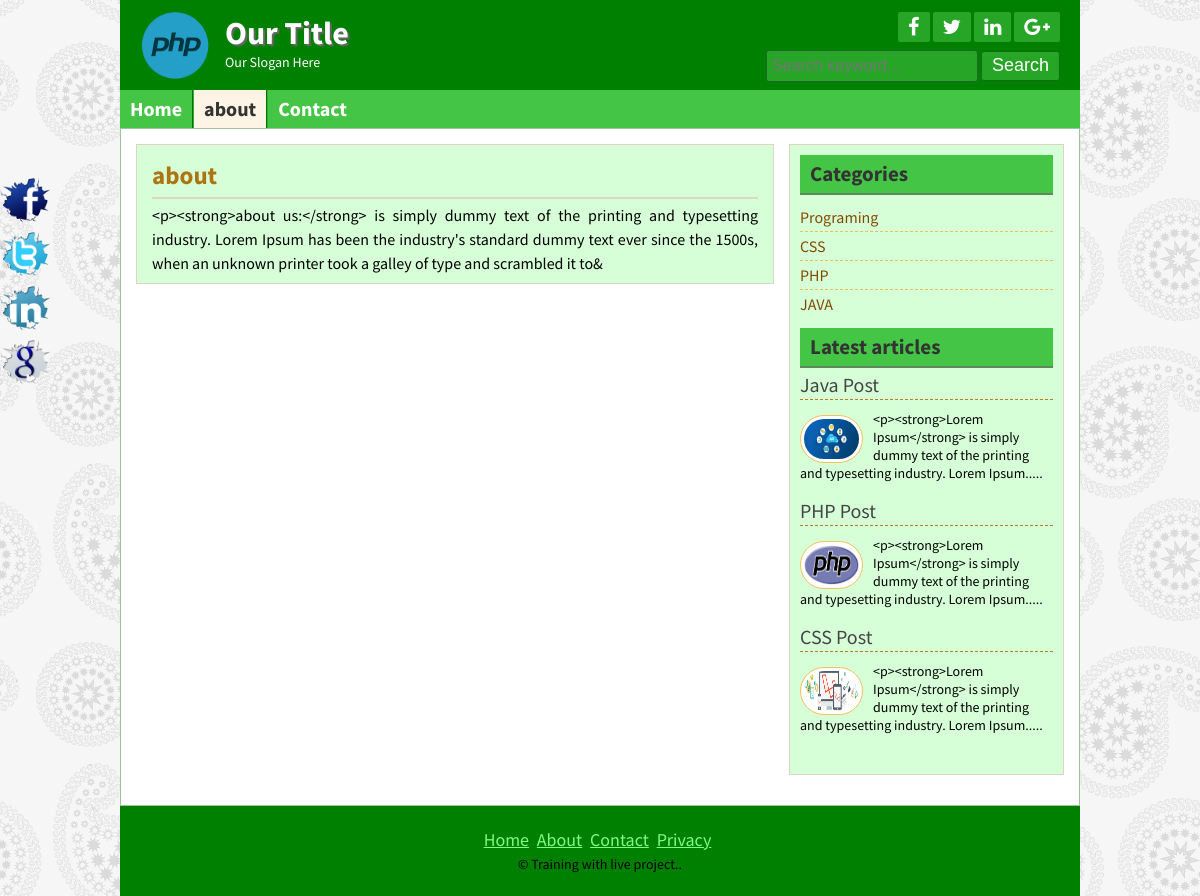
The app's page /page.php?pageid=2 with its own data.
### tables this page shows
CREATE TABLE `title_slogan` (
  `id` int(11) NOT NULL,
  `title` varchar(255) NOT NULL,
  `slogan` varchar(255) NOT NULL,
  `logo` varchar(255) NOT NULL
);

CREATE TABLE `tbl_social` (
  `id` int(11) NOT NULL,
  `fb` varchar(255) NOT NULL,
  `tw` varchar(255) NOT NULL,
  `ln` varchar(255) NOT NULL,
  `gp` varchar(255) NOT NULL
);

CREATE TABLE `tbl_page` (
  `id` int(11) NOT NULL,
  `name` varchar(255) NOT NULL,
  `body` varchar(255) NOT NULL
);

CREATE TABLE `tbl_category` (
  `id` int(11) NOT NULL,
  `name` varchar(255) NOT NULL
);

CREATE TABLE `tbl_post` (
  `id` int(11) NOT NULL,
  `cat` int(11) NOT NULL,
  `title` varchar(255) NOT NULL,
  `body` text NOT NULL,
  `image` varchar(255) NOT NULL,
  `tags` varchar(55) NOT NULL,
  `author` varchar(55) NOT NULL,
  `userid` int(11) NOT NULL,
  `date` timestamp NOT NULL DEFAULT CURRENT_TIMESTAMP ON UPDATE CURRENT_TIMESTAMP
);

CREATE TABLE `tbl_footer` (
  `id` int(11) NOT NULL,
  `name` varchar(255) NOT NULL
);

### lib/Database.php (called while the page is built, shortened)
<?php
Class Database{
	public $host   = DB_HOST;
	public $user   = DB_USER;
	public $pass   = DB_PASS;
	public $dbname = DB_NAME;
	public $link;
	private function connectDB(){
	$this->link = new mysqli($this->host, $this->user, $this->pass, $this->dbname);
 }
	public function select($query){
		$result = $this->link->query($query) or die($this->link->error.__LINE__);
		if($result->num_rows > 0){
			return $result;
		} else {
			return false;
		}
	}
}

### helpers/Format.php (called while the page is built, shortened)
    <?php
    class Format{
     public function textShorten($text, $limit = 400){
      $text = $text. " ";
      $text = substr($text, 0, $limit);
      $text = substr($text, 0, strrpos($text, ' '));
      $text = $text.".....";
      return $text;
     }
    }
?>

### page.php (the view)
<?php include"inc/header.php";?>
<?php
    if(!isset($_GET['pageid']) || $_GET['pageid'] == NULL){
        header("Location: 404.php");
    }
    else{
        $id = $_GET['pageid'];
    }
?>
<?php
$query = "SELECT * FROM tbl_page WHERE id = '$id'";
$page = $db->select($query);
if($page){
    while($result = $page->fetch_assoc()){
?>
	<div class="contentsection contemplete clear">
		<div class="maincontent clear">
			<div class="about">
				<h2><?php echo $result['name'];?></h2>
				<?php echo $result['body'];?>
			</div>
		</div>
		<?php include"inc/sidebar.php";?>
	</div>
	<?php }}?>
 <?php include"inc/footer.php";?>

### inc/header.php (shortened to what this page needs)
<?php include"lib/Database.php";?>
<?php include"helpers/Format.php";?>
<?php
	$db = new Database();
    $fm = new Format();
?>
<!DOCTYPE html>
<html>
<head>
	<?php include"scripts/css.php";?>
</head>
<body>
	<div class="headersection templete clear">
		<?php
            $query = "SELECT * FROM title_slogan WHERE id = '1'";
            $getdata = $db->select($query);
            if($getdata){
                while($result = $getdata->fetch_assoc()){
        ?>
		<a href="#">
			<div class="logo">
				<img src="admin/<?php echo $result['logo'];?>" alt="Logo"/>
				<h2><?php echo $result['title'];?></h2>
				<p><?php echo $result['slogan'];?></p>
			</div>
		</a>
		<?php } }?>
		<div class="social clear">
			 <?php
                    $query = "SELECT * FROM tbl_social WHERE id = '1'";
		            $socialdata = $db->select($query);
		            if($socialdata){
		                while($result = $socialdata->fetch_assoc()){
              ?>
			<div class="icon clear">
				<a href="<?php echo $result['fb'];?>" target="_blank"><i class="fa fa-facebook"></i></a>
				<a href="<?php echo $result['tw'];?>" target="_blank"><i class="fa fa-twitter"></i></a>
				<a href="<?php echo $result['ln'];?>" target="_blank"><i class="fa fa-linkedin"></i></a>
				<a href="<?php echo $result['gp'];?>" target="_blank"><i class="fa fa-google-plus"></i></a>
			</div>
			<?php }}?>
			<div class="searchbtn clear">
			<form action="search.php" method="get">
				<input type="text" name="search" placeholder="Search keyword..."/>
				<input type="submit" name="submit" value="Search"/>
			</form>
			</div>
		</div>
	</div>
<div class="navsection templete">
	<?php
		$path = $_SERVER['SCRIPT_FILENAME'];
        $currentpage = basename($path, '.php');
	?>
	<ul>
		<li><a
			<?php
				if($currentpage == 'index'){ echo 'id="active"';}
			?>
		 href="index.php">Home</a></li>
		<?php
            $query = "SELECT * FROM tbl_page";
            $page = $db->select($query);
            if($page){
                while($result = $page->fetch_assoc()){
        ?>
		<li><a
			<?php
				if(isset($_GET['pageid']) && $_GET['pageid'] == $result['id']){
						echo 'id="active"';
				 }
			?>
			href="page.php?pageid=<?php echo $result['id'];?>"><?php echo $result['name'];?></a></li>
		<?php } }?>
		<li><a
			<?php
				if($currentpage == 'contact'){ echo 'id="active"';}
			?>
			href="contact.php">Contact</a></li>
	</ul>
</div>

### inc/sidebar.php
<div class="sidebar clear">
			<div class="samesidebar clear">
				<h2>Categories</h2>
					<ul>
						<?php
					       $query = "SELECT * FROM tbl_category";
					       $category = $db->select($query);
					       if($category){
						   while($result = $category->fetch_assoc()){
				         ?>
						   <li><a href="posts.php?category=<?php echo $result['id'];?>"><?php echo $result['name'];?></a></li>
						<?php } }else{ header("Location:404.php"); }?>
					</ul>
			</div>
			<div class="samesidebar clear">
				<h2>Latest articles</h2>
					<?php
					  $query = "SELECT * FROM tbl_post LIMIT 3";
					  $post = $db->select($query);
					  if($post){
						while($result = $post->fetch_assoc()){
				     ?>
					<div class="popular clear">
						<h3><a href="post.php?id=<?php echo $result['id'];?>"><?php echo $result['title'];?></a></h3>
						<a href="post.php?id=<?php echo $result['id'];?>"><img src="admin/<?php echo $result['image'];?>" alt="post image"/></a>
						<?php echo $fm->textShorten($result['body'],125);?>
					</div>
				    <?php } }else{ header("Location:404.php"); }?>
			</div>
</div>

### inc/footer.php (shortened to what this page needs)
<div class="footersection templete clear">
	  <div class="footermenu clear">
		<ul>
			<li><a href="#">Home</a></li>
			<li><a href="#">About</a></li>
			<li><a href="#">Contact</a></li>
			<li><a href="#">Privacy</a></li>
		</ul>
	  </div>
	   <?php
            $query = "SELECT * FROM tbl_footer WHERE id = '1'";
            $copyright = $db->select($query);
            if($copyright){
                while($result = $copyright->fetch_assoc()){
        ?>
	        <p>&copy; <?php echo $result['name'];?>.</p>
       <?php } }?>
	</div>
	 <?php
        $query = "SELECT * FROM tbl_social WHERE id = '1'";
        $socialdata = $db->select($query);
        if($socialdata){
            while($result = $socialdata->fetch_assoc()){
      ?>
	<div class="fixedicon clear">
		<a href="<?php echo $result['fb'];?>"><img src="images/fb.png" alt="Facebook"/></a>
		<a href="<?php echo $result['tw'];?>"><img src="images/tw.png" alt="Twitter"/></a>
		<a href="<?php echo $result['ln'];?>"><img src="images/in.png" alt="LinkedIn"/></a>
		<a href="<?php echo $result['gp'];?>"><img src="images/gl.png" alt="GooglePlus"/></a>
	</div>
	<?php } }?>
</body>
</html>

### style.css (style rules this page uses)
* { margin:0;padding:0;outline:0 }
body { font-family: 'Source Sans Pro', sans-serif;font-size:14px;line-height:18px;color:#000;background:url(images/bg.png)repeat fixed 0 0 #fff; }
.templete { width:960px;margin:0 auto; }
.contemplete { margin: 0 auto; width: 928px; }
.clear { overflow:hidden; }
input[type="text"], input[type="email"] { border: 1px solid #cfc5b6; border-radius: 3px; margin-bottom: 5px; padding: 5px; width: 300px; }
input[type="submit"] { background: #b7801c none repeat scroll 0 0; border: 1px solid #e6af4b; color: #fff; cursor: pointer; font-size: 20px; padding: 1px 10px; }
.headersection { background: #ca932f none repeat scroll 0 0; color: #fff; }
.logo { float: left; width: 580px; }
.logo img { float: left; margin-right: 15px; padding-bottom: 10px; padding-left: 20px; padding-top: 10px; width: 70px; }
.logo h2 { color: #fff; font-size: 32px; margin-bottom: 11px; margin-top: 24px; text-shadow: 2px 2px 0 #666; }
.logo p { color:#fff; }
.social { float: right; margin-right: 20px; margin-top: 12px; text-align: right; width: 360px; }
.icon { float: right; }
.icon a { background: #a56e0a none repeat scroll 0 0; border-radius: 2px; color: #fff; display: block; float: left; font-size: 20px; margin-left: 3px; padding: 5px 10px; }
.searchbtn { float: right; margin-top: 8px; }
.searchbtn input[type="text"] { border: 1px solid #A56E0A; width: 200px; background: #FFE07C; font-size: 16px; height: 20px; }
.searchbtn input[type="submit"] { border: 1px solid #9d6602; border-radius: 3px; font-size: 18px; height: 30px; padding-left: 10px; padding-right: 10px; padding-top: 0; cursor: pointer; }
.navsection { background: none repeat scroll 0 0 #e6af4b; min-height: 38px; }
.navsection ul { margin:0;padding:0;list-style:none; }
.navsection ul li { border-left: 1px solid #fdc662; border-right: 1px solid #c18a26; display: block; float: left; position:relative; }
.navsection ul li:first-child { border-left: 0px solid #fdc662; }
.navsection ul li:last-child { border-right: 0px solid #c18a26; }
.navsection ul li a { color: #fff; display: block; font-size: 20px; font-weight: bold; padding: 10px; text-decoration: none; }
.navsection ul li a:hover, #active { background:#FEF4E5;color:#333; }
.contentsection { background: #ffffff none repeat scroll 0 0; border: 1px solid #ca932f; padding: 15px; }
.maincontent { background: #fef4e5 none repeat scroll 0 0; border: 1px solid #ded4c5; float: left; margin: 0 15px 15px 0; padding: 8px 15px; width: 606px; }
.about { font-size: 16px; line-height: 24px; text-align: justify; }
.samepost h2, .about h2 { border-bottom: 2px solid #e0d6c7; color: #ac7511; font-size: 25px; margin-bottom: 4px; padding: 10px 10px 10px 0; }
.sidebar { background: #fef4e5 none repeat scroll 0 0; border: 1px solid #ded4c5; float: right; margin-bottom: 15px; margin-top: 0; padding: 10px; width: 253px; }
.samesidebar { margin-bottom: 10px; }
.samesidebar h2 { background: #e6af4b none repeat scroll 0 0; border-bottom: 2px solid #b7801c; color: #333; margin-bottom: 8px; padding: 10px; }
.samesidebar ul { padding:0;margin:0;list-style:none; }
.samesidebar ul li { border-bottom: 1px dashed #e9c05c; font-size: 16px; padding: 5px 8px 5px 0; }
.samesidebar ul li:last-child { border-bottom: 0px dashed #e9c05c; }
.samesidebar ul li a { color: #814a00; text-decoration: none; }
.popular { margin-bottom: 20px; }
.popular h3 { border-bottom: 1px dashed #b7801c; font-size: 20px; font-weight: normal; margin-bottom: 10px; padding-bottom: 5px; }
.popular h3 a { text-decoration:none;color:#444 }
.popular img { background: #fff none repeat scroll 0 0; border: 1px solid #f6bf5b; border-radius: 30px; float: left; height: 40px; margin-right: 10px; margin-top: 5px; padding: 3px; width: 55px; }
.footersection { height:90px;background:#B7801C;text-align:center }
.footermenu { margin-top: 25px; margin-bottom: 5px; }
.footermenu ul { padding:0;margin:0;list-style:none;text-align:center; }
.footermenu ul li { display:inline-block; }
.footermenu ul li a { color: #E6AF4B; font-size: 18px; margin-right: 5px; }
.fixedicon { left: 0; position: fixed; top: 175px; width: 60px; }
.fixedicon img { width: 50px; }

### records on screen
title_slogan: logo (picture), title "Our Title", slogan "Our Slogan Here"
tbl_page: name "about", body "<p><strong>about us:</strong> is simply dummy text of the printing and typesetting industry. Lorem Ipsum has been the industry's standard dummy text ever since the 1500s, when an unknown printer took a galley of type and scrambled it to&"
tbl_category: name "Programing"
tbl_category: name "CSS"
tbl_category: name "PHP"
tbl_category: name "JAVA"
tbl_post: title "Java Post", image (picture), body "<p><strong>Lorem Ipsum</strong> is simply dummy text of the printing and typesetting industry. Lorem Ipsum....."
tbl_post: title "PHP Post", image (picture), body "<p><strong>Lorem Ipsum</strong> is simply dummy text of the printing and typesetting industry. Lorem Ipsum....."
tbl_post: title "CSS Post", image (picture), body "<p><strong>Lorem Ipsum</strong> is simply dummy text of the printing and typesetting industry. Lorem Ipsum....."
tbl_footer: name "Training with live project."
